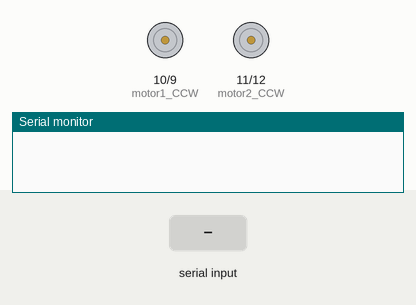
Bench run of a sketch on a simulated Arduino Uno, built with avr-gcc and run on an emulated ATmega328P. Shown: motor-driver pin pairs drawn as motors (green arrow = first pin HIGH = forward, orange = second pin HIGH = backward, longer = more drive, scaled by the enable pin), the last lines printed to the serial monitor. The test bench sets the inputs (shaded band).

Above: at 1.2 s.
1.3 s: "w" received over Serial
At 2.0 s:
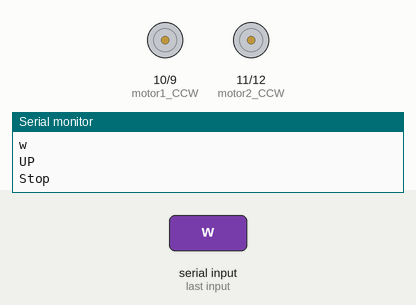
2.9 s: "a" received over Serial
At 4.2 s:
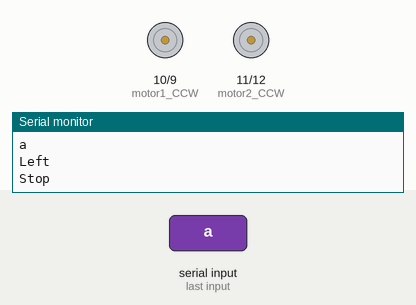
4.5 s: "s" received over Serial
At 5.6 s:
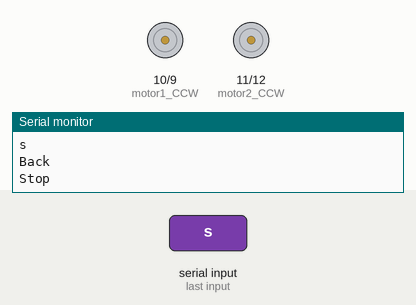
6.1 s: "d" received over Serial
At 6.9 s:
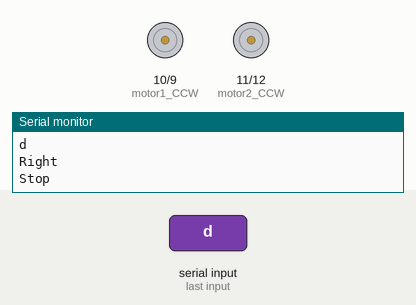
Timing chart, 0 to 9.1 s (numbered marks = the images above; inputs shaded):
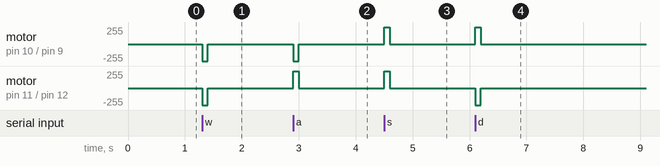

Measured:
- after the input at 1.3 s, motor on pin 10 (motor1_CCW) / pin 9 (motor1_CW), motor on pin 11 (motor2_CCW) / pin 12 (motor2_CW): stopped → backward 255/255 at once, → stopped 0.10 s later
- after the input at 2.9 s, motor on pin 10 (motor1_CCW) / pin 9 (motor1_CW): stopped → backward 255/255 at once, → stopped 0.10 s later; motor on pin 11 (motor2_CCW) / pin 12 (motor2_CW): stopped → forward 255/255 at once, → stopped 0.10 s later
- after the input at 4.5 s, motor on pin 10 (motor1_CCW) / pin 9 (motor1_CW), motor on pin 11 (motor2_CCW) / pin 12 (motor2_CW): stopped → forward 255/255 at once, → stopped 0.10 s later
- after the input at 6.1 s, motor on pin 10 (motor1_CCW) / pin 9 (motor1_CW): stopped → forward 255/255 at once, → stopped 0.10 s later; motor on pin 11 (motor2_CCW) / pin 12 (motor2_CW): stopped → backward 255/255 at once, → stopped 0.10 s later

The sketch:

RC_Car.ino
```cpp
#define sensor_right 5
#define sensor_left 6

#define motor1_en 8
#define motor1_CW 9
#define motor1_CCW 10

#define motor2_en 13
#define motor2_CW 12
#define motor2_CCW 11

char command   ;
char mode = 'R';

void setup()
{
  // TCCR0B= TCCR0B & B11111000 | B00000010 ; // لقيت السطر ده ففيديو
  Serial.begin(9600);

  pinMode(sensor_right, INPUT);
  pinMode(sensor_left, INPUT);

  pinMode(motor1_en, OUTPUT);
  pinMode(motor1_CW, OUTPUT);
  pinMode(motor1_CCW, OUTPUT);

  pinMode(motor2_en, OUTPUT);
  pinMode(motor2_CW, OUTPUT);
  pinMode(motor2_CCW, OUTPUT);
}

void loop()
{
  if (mode == 'R') // RC Car
  {
    if (Serial.available() > 0) {
      command = Serial.read();
      RC(command);
    }
  }

  else if (mode == 'L') // Line Follower
  {
    line();

    if (Serial.available() > 0) {
      if (Serial.read() == 'R')  mode = 'R';
    }

  }
}

void RC(char command)
{
  Serial.println(command);

  if (command == 'w' || command == 'W' || command == 'ص')
    move_UP();

  else if (command == 'a' || command == 'A' || command == 'ش')
    move_Left();

  else if (command == 's' || command == 'S' || command == 'س')
    move_Back();

  else if (command == 'd' || command == 'D' || command == 'ي')
    move_Right();

  else if (command == ' ')
    stop();

  else if (command == 'l'||command == 'L'|| command == 'م')
    mode = 'L';
  else return 0;
  delay(100);stop();
}

void line()
{
    if (digitalRead(sensor_right) == HIGH && digitalRead(sensor_left) == HIGH)
      move_UP();

    else if (digitalRead(sensor_right) == HIGH && digitalRead(sensor_left) == LOW)
      move_Left();

    else if (digitalRead(sensor_right) == LOW && digitalRead(sensor_left) == HIGH)
      move_Right();

    else if (digitalRead(sensor_right) == LOW && digitalRead(sensor_left) == LOW)
      stop();
}


void move_UP() {
  motor1_UP();
  motor2_UP();
  Serial.println("UP");
}

void move_Back() {
  motor1_Back();
  motor2_Back();
  Serial.println("Back");
}

void move_Right() {
  motor1_Back();
  motor2_UP();
  Serial.println("Right");
}

void move_Left() {
  motor1_UP();
  motor2_Back();
  Serial.println("Left");
}


void stop() {
  digitalWrite(motor1_en, LOW);
  digitalWrite(motor1_CW, LOW);
  digitalWrite(motor1_CCW, LOW);

  digitalWrite(motor2_en, LOW);
  digitalWrite(motor2_CW, LOW);
  digitalWrite(motor2_CCW, LOW);

  Serial.println("Stop");
}

void motor1_UP() {
  digitalWrite(motor1_en, HIGH);
  digitalWrite(motor1_CW, HIGH);
  digitalWrite(motor1_CCW, LOW);
}
void motor1_Back() {
  digitalWrite(motor1_en, HIGH);
  digitalWrite(motor1_CW, LOW);
  digitalWrite(motor1_CCW, HIGH);
}


void motor2_UP() {
  digitalWrite(motor2_en, HIGH);
  digitalWrite(motor2_CW, HIGH);
  digitalWrite(motor2_CCW, LOW);
}

void motor2_Back() {
  digitalWrite(motor2_en, HIGH);
  digitalWrite(motor2_CW, LOW);
  digitalWrite(motor2_CCW, HIGH);
}
```
